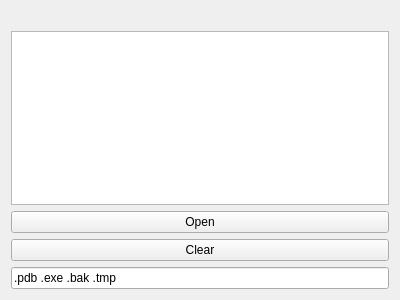
<?xml version="1.0" encoding="UTF-8"?>
<ui version="4.0">
 <class>CMyTrush</class>
 <widget class="QWidget" name="CMyTrush">
  <property name="geometry">
   <rect>
    <x>0</x>
    <y>0</y>
    <width>400</width>
    <height>300</height>
   </rect>
  </property>
  <property name="windowTitle">
   <string>Trush</string>
  </property>
  <layout class="QVBoxLayout" name="verticalLayout">
   <item>
    <widget class="QLabel" name="label">
     <property name="sizePolicy">
      <sizepolicy hsizetype="Minimum" vsizetype="Minimum">
       <horstretch>0</horstretch>
       <verstretch>0</verstretch>
      </sizepolicy>
     </property>
     <property name="text">
      <string/>
     </property>
    </widget>
   </item>
   <item>
    <widget class="QTextEdit" name="textEdit">
     <property name="sizePolicy">
      <sizepolicy hsizetype="Expanding" vsizetype="Expanding">
       <horstretch>0</horstretch>
       <verstretch>0</verstretch>
      </sizepolicy>
     </property>
    </widget>
   </item>
   <item>
    <widget class="QPushButton" name="pushButton_2">
     <property name="sizePolicy">
      <sizepolicy hsizetype="Expanding" vsizetype="Expanding">
       <horstretch>0</horstretch>
       <verstretch>0</verstretch>
      </sizepolicy>
     </property>
     <property name="text">
      <string>Open</string>
     </property>
    </widget>
   </item>
   <item>
    <widget class="QPushButton" name="pushButton">
     <property name="sizePolicy">
      <sizepolicy hsizetype="Expanding" vsizetype="Expanding">
       <horstretch>0</horstretch>
       <verstretch>0</verstretch>
      </sizepolicy>
     </property>
     <property name="text">
      <string>Clear</string>
     </property>
    </widget>
   </item>
   <item>
    <widget class="QLineEdit" name="lineEdit">
     <property name="sizePolicy">
      <sizepolicy hsizetype="Expanding" vsizetype="Expanding">
       <horstretch>0</horstretch>
       <verstretch>0</verstretch>
      </sizepolicy>
     </property>
     <property name="text">
      <string>.pdb .exe .bak .tmp</string>
     </property>
    </widget>
   </item>
  </layout>
 </widget>
 <resources/>
 <connections/>
</ui>
